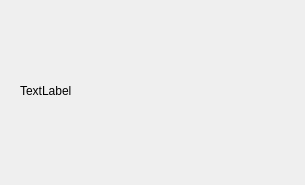
<?xml version="1.0" encoding="UTF-8"?>
<ui version="4.0">
 <class>ParametersOfCalibration</class>
 <widget class="QWidget" name="ParametersOfCalibration">
  <property name="geometry">
   <rect>
    <x>0</x>
    <y>0</y>
    <width>305</width>
    <height>185</height>
   </rect>
  </property>
  <property name="windowTitle">
   <string>Form</string>
  </property>
  <widget class="QLabel" name="label">
   <property name="geometry">
    <rect>
     <x>20</x>
     <y>20</y>
     <width>271</width>
     <height>141</height>
    </rect>
   </property>
   <property name="text">
    <string>TextLabel</string>
   </property>
  </widget>
 </widget>
 <resources/>
 <connections/>
</ui>
